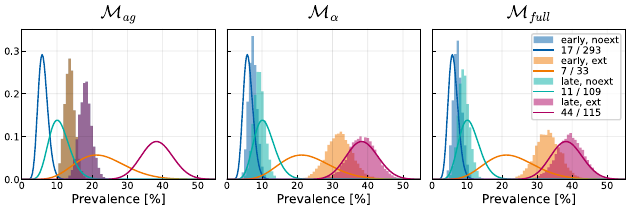

This figure's Python source:
"""
Plot the contralateral prevalence of involvement for the three investigated models.
For each model, plot the four combination of early/late T-stage and with/without
midline extension.
"""
from pathlib import Path
import matplotlib.pyplot as plt
import numpy as np
import scipy as sp
import h5py
from cycler import cycler

import lyscripts.plot.histograms as lyhist
from lyscripts.plot.histograms import COLORS


MODELS = [
    Path("../data/bilateral-v3-prevalences.hdf5",),
    Path("../data/midline-with-mixing-v3-prevalences.hdf5",),
    Path("../data/midline-without-mixing-v3-prevalences.hdf5"),
]

CYCLE = (
    cycler(
        stage=["early", "late"],
    ) *
    cycler(
        midline=["noext", "ext"],
    ) +
    cycler(
        color=list(COLORS.values())[:4]
    ) *
    cycler(
        density=[True],
        alpha=[0.5],
        histtype=["stepfilled"],
    )
)
BINS = 80
TITLES = [
    "$\\mathcal{M}_{ag}$",
    "$\\mathcal{M}_\\alpha$",
    "$\\mathcal{M}_{full}$",
]


if __name__ == "__main__":
    plt.style.use(Path("../../../.mplstyle"))
    
    fig, ax = plt.subplots(
        nrows=1, ncols=3,
        sharey=True,
        figsize=lyhist.get_size(width="full", ratio=3),
        constrained_layout=True,
    )

    for i, filepath in enumerate(MODELS):
        with h5py.File(name=filepath, mode="r") as h5_file:
            min = 0.
            max = 55.
            for stage in ["early", "late"]:
                for midline in ["ext", "noext"]:
                    values = 100. * h5_file[f"contra/{stage}/{midline}"][:]
                    min = np.minimum(min, np.min(values))
                    max = np.maximum(max, np.max(values))

            for pos in CYCLE:
                stage = pos.pop("stage")
                midline = pos.pop("midline")
                values = 100. * h5_file[f"contra/{stage}/{midline}"][:]
                num_match = h5_file[f"contra/{stage}/{midline}"].attrs["num_match"]
                num_total = h5_file[f"contra/{stage}/{midline}"].attrs["num_total"]
                bins = np.linspace(min, max, BINS)
                x = np.linspace(min, max, 200)
                post = 0.01 * sp.stats.beta.pdf(
                    x / 100.,
                    a=num_match+1,
                    b=num_total-num_match+1
                )
                
                ax[i].set_title(TITLES[i], fontsize="x-large")
                
                ax[i].hist(values, bins=bins, label=f"{stage}, {midline}", **pos)
                ax[i].plot(x, post, label=f"{int(num_match)} / {int(num_total)}", color=pos["color"])

                ax[i].set_xlim(left=min, right=max)
                ax[i].set_xlabel("Prevalence [%]")

                if i == 2:
                    ax[i].legend()

    plt.savefig("contra-overall.svg")
